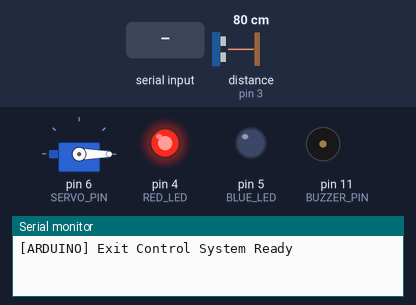
Bench run of a sketch on a simulated Arduino Uno, built with avr-gcc and run on an emulated ATmega328P. On the bench: servo, output pins drawn as LEDs (lit = HIGH), buzzer (waves = sounding, pin HIGH), the last lines printed to the serial monitor. Wiring (inferred from the names in the program): ultrasonic range finder: trigger pin 2; echo pin 3. The test bench sets the inputs (shaded band); at power-on: distance to the obstacle (sensor on pin 3) 80 cm. The echo pulse lasts 58.3 µs per cm; pins used as bus, display or sensor lines are not drawn.

Above: at 1.2 s.
1.3 s: "1" received over Serial
At 1.54 s:
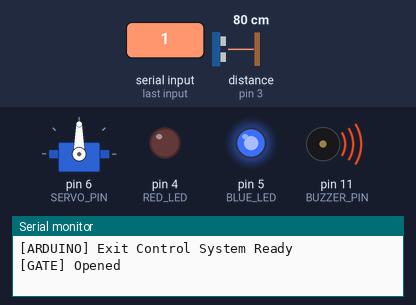
4.4 s: "0" received over Serial
At 5.6 s:
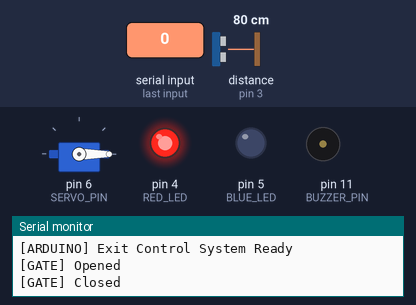
5.9 s: "2" received over Serial
At 6.12 s:
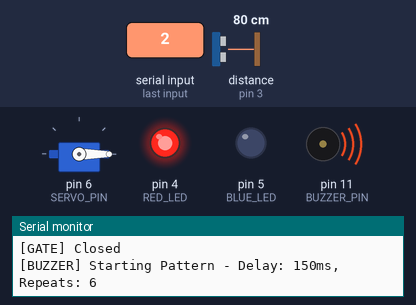
9.0 s: distance to the obstacle (sensor on pin 3) set to 23 cm
10.5 s: distance to the obstacle (sensor on pin 3) set to 19 cm
12.5 s: "U" received over Serial
At 15.6 s:
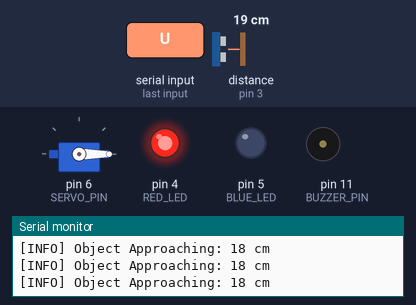
Timing chart, 0 to 16.6 s (numbered marks = the images above; inputs shaded):
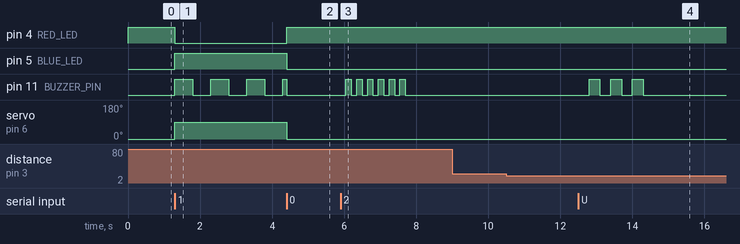

Measured:
- after the input at 1.3 s, pin 4 (RED_LED): HIGH → LOW at once; pin 5 (BLUE_LED): LOW → HIGH at once; pin 11 (BUZZER_PIN): alternates HIGH for 0.50 s and LOW for 0.50 s, starting at once; servo on pin 6 (SERVO_PIN): 0° → 90° at once
- after the input at 4.4 s, pin 4 (RED_LED): LOW → HIGH at once; pin 5 (BLUE_LED): HIGH → LOW at once; servo on pin 6 (SERVO_PIN): 90° → 0° at once
- after the input at 5.9 s, pin 11 (BUZZER_PIN): alternates HIGH for 0.15 s and LOW for 0.15 s, 12 changes in all, then stays LOW, starting after 0.15 s
- after the input at 9.0 s, every drawn part: stays the same
- after the input at 12.5 s, pin 11 (BUZZER_PIN): alternates HIGH for 0.30 s and LOW for 0.30 s, 6 changes in all, then stays LOW, starting after 0.30 s

The sketch:

motor_module_codes.ino
```cpp
#include <Servo.h>

// Pin definitions
#define TRIG_PIN 2
#define ECHO_PIN 3
#define RED_LED 4
#define BLUE_LED 5
#define SERVO_PIN 6
#define GND1 7
#define GND2 8
#define BUZZER_PIN 11

Servo gateServo;

// Gate status
bool gateOpen = false;

// Gate-open buzzer beep
bool gateBeepState = false;
unsigned long lastGateBeepToggle = 0;
const unsigned long gateBeepInterval = 500; // ms

// Buzzer pattern
bool isPlayingPattern = false;
unsigned long patternLastToggle = 0;
int patternDelay = 0;
int patternRepeat = 0;
int patternStage = 0;

// Distance check
unsigned long lastDistanceCheck = 0;
const unsigned long distanceInterval = 100; // ms

void setup() {
  pinMode(TRIG_PIN, OUTPUT);
  pinMode(ECHO_PIN, INPUT);
  pinMode(RED_LED, OUTPUT);
  pinMode(BLUE_LED, OUTPUT);
  pinMode(BUZZER_PIN, OUTPUT);
  pinMode(GND1, OUTPUT);
  pinMode(GND2, OUTPUT);

  digitalWrite(GND1, LOW);
  digitalWrite(GND2, LOW);
  digitalWrite(RED_LED, HIGH); // red on = gate closed
  digitalWrite(BLUE_LED, LOW);
  digitalWrite(BUZZER_PIN, LOW);

  gateServo.attach(SERVO_PIN);
  gateServo.write(0); // closed position

  Serial.begin(115200);  // Higher baud rate for faster communication
  Serial.println("[ARDUINO] Exit Control System Ready");
}

void loop() {
  // --- PRIORITIZE SERIAL COMMANDS - Check multiple times per loop ---
  for(int i = 0; i < 3; i++) {  // Check serial 3 times per loop iteration
    if (Serial.available() > 0) {
      char command = Serial.read();

      switch (command) {
        case '1':
          openGate();
          break;
        case '0':
          closeGate();
          break;
        case '2':
          // Legacy support - trigger denied access buzzer
          startBuzzerPattern(150, 6); // Fast beeps for denied access
          break;
        case 'U':
          startBuzzerPattern(300, 3);
          break;
        case 'P':
          startBuzzerPattern(800, 2);
          break;
        case 'D':
          // Denied access - immediate response
          startBuzzerPattern(100, 8); // Faster, more urgent pattern
          Serial.println("[BUZZER] Access Denied - IMMEDIATE");
          break;
        default:
          break;
      }
    }
  }

  unsigned long currentMillis = millis();

  // --- Gate-open beep logic ---
  if (gateOpen && currentMillis - lastGateBeepToggle >= gateBeepInterval) {
    lastGateBeepToggle = currentMillis;
    gateBeepState = !gateBeepState;
    digitalWrite(BUZZER_PIN, gateBeepState ? HIGH : LOW);
  }

  // --- Pattern buzzer logic ---
  if (isPlayingPattern && currentMillis - patternLastToggle >= patternDelay) {
    patternLastToggle = currentMillis;
    bool buzzerOn = (patternStage % 2 == 0);
    digitalWrite(BUZZER_PIN, buzzerOn ? HIGH : LOW);
    patternStage++;

    if (patternStage >= patternRepeat * 2) {
      isPlayingPattern = false;
      digitalWrite(BUZZER_PIN, LOW); // ensure buzzer ends low
      Serial.println("[BUZZER] Pattern Complete");
    }
  }

  // --- Distance check (less frequent to prioritize serial) ---
  if (currentMillis - lastDistanceCheck >= 500) {  // Reduced frequency
    lastDistanceCheck = currentMillis;
    long distance = getDistance();

    if (distance > 0 && distance < 20 && !gateOpen) {
      Serial.println("[INFO] Object Approaching: " + String(distance) + " cm");
    }
  }
}

// ---------------------------------------------
// Gate control
// ---------------------------------------------
void openGate() {
  gateServo.write(90);  // Open position
  gateOpen = true;
  digitalWrite(RED_LED, LOW);
  digitalWrite(BLUE_LED, HIGH);
  Serial.println("[GATE] Opened");
}

void closeGate() {
  gateServo.write(0);   // Closed position
  gateOpen = false;
  digitalWrite(RED_LED, HIGH);
  digitalWrite(BLUE_LED, LOW);
  gateBeepState = false;
  digitalWrite(BUZZER_PIN, LOW); // stop beep if any
  Serial.println("[GATE] Closed");
}

// ---------------------------------------------
// Buzzer pattern (non-blocking)
// ---------------------------------------------
void startBuzzerPattern(int delayTime, int repeatCount) {
  isPlayingPattern = true;
  patternDelay = delayTime;
  patternRepeat = repeatCount;
  patternStage = 0;
  patternLastToggle = millis();
  Serial.println("[BUZZER] Starting Pattern - Delay: " + String(delayTime) + "ms, Repeats: " + String(repeatCount));
}

// ---------------------------------------------
// Distance sensor
// ---------------------------------------------
long getDistance() {
  digitalWrite(TRIG_PIN, LOW);
  delayMicroseconds(2);
  digitalWrite(TRIG_PIN, HIGH);
  delayMicroseconds(10);
  digitalWrite(TRIG_PIN, LOW);

  long duration = pulseIn(ECHO_PIN, HIGH, 20000); // timeout 20ms
  if (duration == 0) return -1; // timeout occurred

  long distance = duration * 0.034 / 2;
  return distance;
}
```
